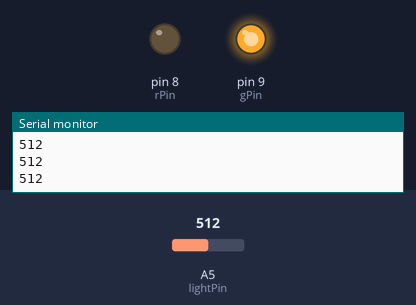
A sketch run on a simulated Arduino Uno, built with avr-gcc and run on an emulated ATmega328P. Parts: output pins drawn as LEDs (lit = HIGH), the last lines printed to the serial monitor. The test bench sets the inputs (shaded band); at power-on: A5 (lightPin) = 512.

Above: at 1.2 s.
1.3 s: A5 (lightPin) set to 216
2.8 s: A5 (lightPin) set to 192
At 4.1 s:
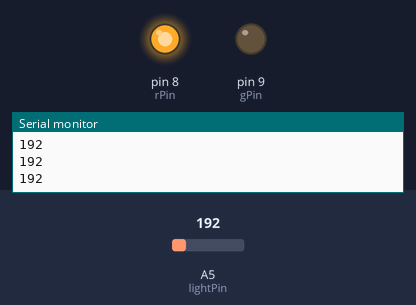
4.4 s: A5 (lightPin) set to 210
At 5.7 s:
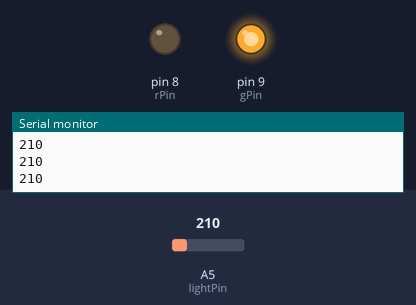
6.0 s: A5 (lightPin) set to 190
At 7.1 s:
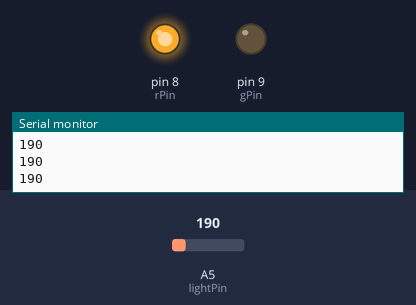
Timing chart, 0 to 8.6 s (numbered marks = the images above; inputs shaded):
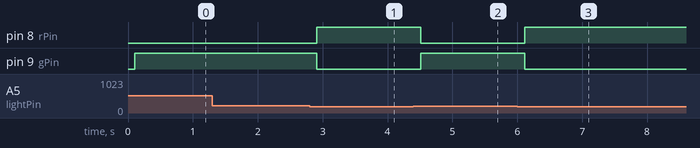

Measured:
- the behaviour switches between 200 and 199 on A5 (lightPin) (found by bisection; images 0 and 1)
- after the input at 2.8 s, pin 8 (rPin): LOW → HIGH after 0.11 s; pin 9 (gPin): HIGH → LOW after 0.11 s
- after the input at 4.4 s, pin 8 (rPin): HIGH → LOW after 0.11 s; pin 9 (gPin): LOW → HIGH after 0.11 s
- after the input at 6.0 s, pin 8 (rPin): LOW → HIGH after 0.12 s; pin 9 (gPin): HIGH → LOW after 0.12 s

The sketch:

fotoresistor.ino
```cpp
int lightPin = A5;
int lightVal;
int dt = 100;
int gPin = 9;
int rPin = 8;
void setup() {
  // put your setup code here, to run once:
  Serial.begin(9600);
  pinMode(lightPin, INPUT);
  pinMode(gPin, OUTPUT);
  pinMode(rPin, OUTPUT);
}

void loop() {
  // put your main code here, to run repeatedly:
  lightVal = analogRead(lightPin);
  Serial.println(lightVal);
  delay(dt);
  if (lightVal < 200) {
    digitalWrite(rPin, 1);
    digitalWrite(gPin, 0);
  }
  if (lightVal >= 200) {
    digitalWrite(gPin, 1);
    digitalWrite(rPin, 0);
  }
}
```
